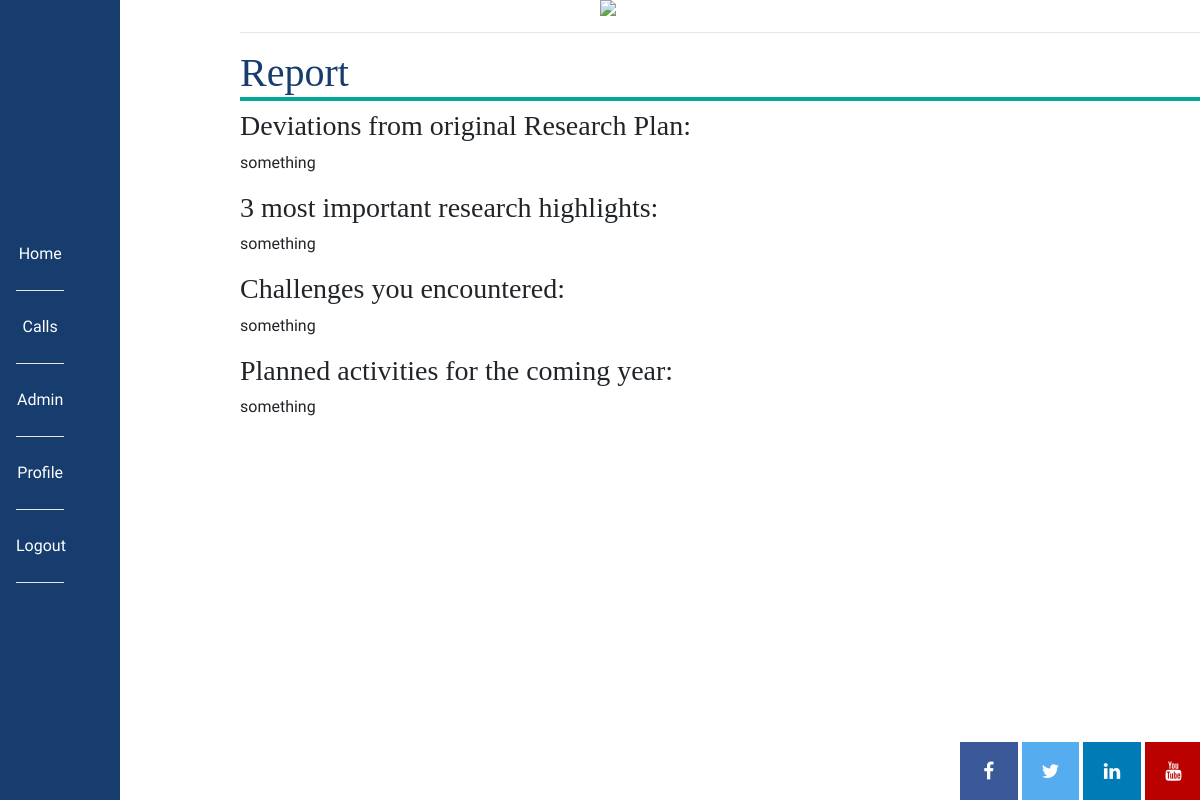
/review_individual_reports/1 (signed in), run on the app's committed database.
### app/models.py (models this page shows)
class AnnualReport(db.Model):
    id = db.Column(db.Integer, primary_key=True)
    proposal_id = db.Column(db.Integer, db.ForeignKey("proposal.id"))
    deviations = db.Column(db.String(200))
    research_highlights = db.Column(db.String(400))
    challenges = db.Column(db.String(400))
    planned_activities = db.Column(db.String(500))

### app/routes.py (the view)
@app.route("/review_individual_reports/<id>")
@login_required
def review_individual_reports(id):
    if not current_user.access == 2 and not current_user.access == 4:
        flash("Reviewers area only")
        return redirect(url_for("index"))
    annual_report = AnnualReport.query.filter_by(proposal_id=id).first_or_404()
    return render_template("review_individual_reports.html", img=svg, title="Review Individual Reports",
                           annual_report=annual_report)

### app/models.py (called while the page is built)
@login.user_loader
def load_user(id):
    return User.query.get(int(id))

    def is_admin(self):
        return self.access == 2

### app/routes.py (called while the page is built)
@app.before_request
def before_request():
    if current_user.is_authenticated:
        current_user.last_seen = datetime.utcnow().strftime("%B %d %Y")
        db.session.commit()

### app/templates/review_individual_reports.html
{% extends "base.html" %}
{% block content %}
<main>
<h1>Report</h1>
<h3>Deviations from original Research Plan:</h3><p> {{ annual_report.deviations }}</p>
<h3>3 most important research highlights:</h3><p> {{ annual_report.research_highlights }}</p>
<h3>Challenges you encountered:</h3><p> {{ annual_report.challenges }}</p>
<h3>Planned activities for the coming year:</h3><p> {{ annual_report.planned_activities }}</p>
</main>
{% endblock %}

### app/static/css/style.css (style rules this page uses)
main { display:block; margin-left:20%; }
h1, h2, h3, h4, h5, h6 { font-family:Georgia, Times, serif; }
h1 { border-bottom: .1em solid #00A79A; }
p, div, a { font-family: 'Nobile', Helvetica, Arial, sans-serif; }
h1 { color:#173D6E; }

### data on the page
AnnualReport: deviations "something", research_highlights "something", challenges "something", planned_activities "something"
